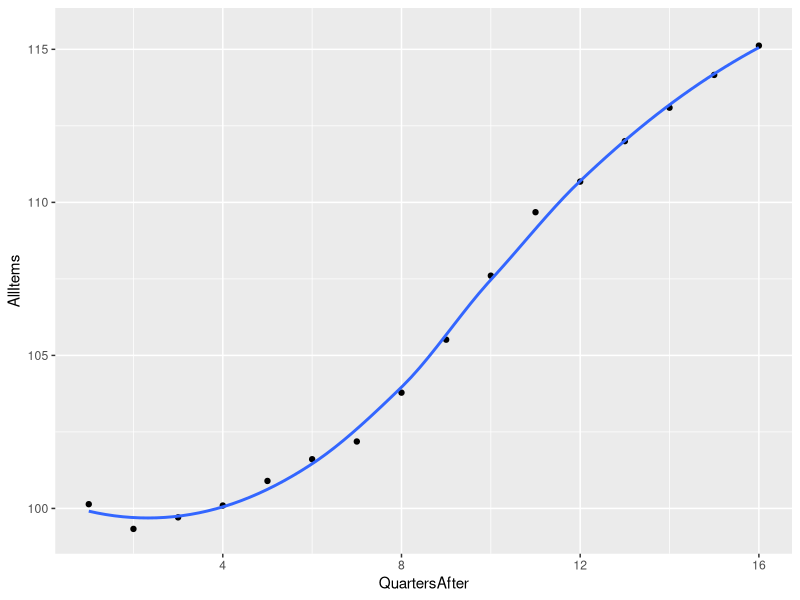

Recreate this plot in R.
library(ggplot2)
setwd("/home/marcus/repos/cpi-singapore")
data <- read.csv("ConsumerPriceIndexCPI2019AsBaseYearQuarterly.csv")
genData <- as.data.frame(t(data[1, 2:17]))
genData
i = 16
add <- c()
while (i>0) {
  add <- append(add, i)
  i <- i - 1
}
genData$QuartersAfter <- add
colnames(genData)[1] <- 'AllItems'
genData
p <- ggplot(data = genData, mapping = aes (x=QuartersAfter, y=AllItems)) + geom_point() + geom_smooth(fill=NA)
print(p)
